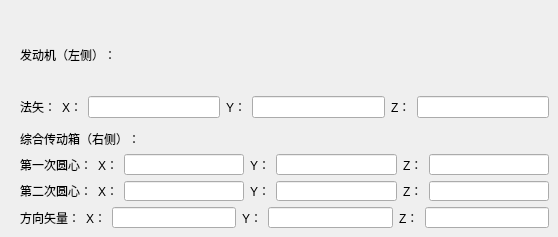
      <widget class="QWidget" name="tab_9">
       <attribute name="title">
        <string>工步1</string>
       </attribute>
       <widget class="QWidget" name="layoutWidget_10">
        <property name="geometry">
         <rect>
          <x>20</x>
          <y>130</y>
          <width>529</width>
          <height>98</height>
         </rect>
        </property>
        <layout class="QVBoxLayout" name="verticalLayout_17">
         <item>
          <widget class="QLabel" name="label_194">
           <property name="text">
            <string>综合传动箱（右侧）：</string>
           </property>
          </widget>
         </item>
         <item>
          <layout class="QHBoxLayout" name="horizontalLayout_48">
           <item>
            <widget class="QLabel" name="label_195">
             <property name="text">
              <string>第一次圆心：</string>
             </property>
            </widget>
           </item>
           <item>
            <widget class="QLabel" name="label_196">
             <property name="text">
              <string>X：</string>
             </property>
            </widget>
           </item>
           <item>
            <widget class="QLineEdit" name="StepOne_verticalSyntheticalDriveBox_First_center_x_Edit"/>
           </item>
           <item>
            <widget class="QLabel" name="label_197">
             <property name="text">
              <string>Y：</string>
             </property>
            </widget>
           </item>
           <item>
            <widget class="QLineEdit" name="StepOne_verticalSyntheticalDriveBox_First_center_y_Edit"/>
           </item>
           <item>
            <widget class="QLabel" name="label_198">
             <property name="text">
              <string>Z：</string>
             </property>
            </widget>
           </item>
           <item>
            <widget class="QLineEdit" name="StepOne_verticalSyntheticalDriveBox_First_center_z_Edit"/>
           </item>
          </layout>
         </item>
         <item>
          <layout class="QHBoxLayout" name="horizontalLayout_49">
           <item>
            <widget class="QLabel" name="label_199">
             <property name="text">
              <string>第二次圆心：</string>
             </property>
            </widget>
           </item>
           <item>
            <widget class="QLabel" name="label_200">
             <property name="text">
              <string>X：</string>
             </property>
            </widget>
           </item>
           <item>
            <widget class="QLineEdit" name="StepOne_verticalSyntheticalDriveBox_Second_center_x_Edit"/>
           </item>
           <item>
            <widget class="QLabel" name="label_201">
             <property name="text">
              <string>Y：</string>
             </property>
            </widget>
           </item>
           <item>
            <widget class="QLineEdit" name="StepOne_verticalSyntheticalDriveBox_Second_center_y_Edit"/>
           </item>
           <item>
            <widget class="QLabel" name="label_202">
             <property name="text">
              <string>Z：</string>
             </property>
            </widget>
           </item>
           <item>
            <widget class="QLineEdit" name="StepOne_verticalSyntheticalDriveBox_Second_center_z_Edit"/>
           </item>
          </layout>
         </item>
         <item>
          <layout class="QHBoxLayout" name="horizontalLayout_50">
           <item>
            <widget class="QLabel" name="label_203">
             <property name="text">
              <string>方向矢量：</string>
             </property>
            </widget>
           </item>
           <item>
            <widget class="QLabel" name="label_204">
             <property name="text">
              <string>X：</string>
             </property>
            </widget>
           </item>
           <item>
            <widget class="QLineEdit" name="StepOne_verticalSyntheticalDriveBox_directionVector_x_Edit"/>
           </item>
           <item>
            <widget class="QLabel" name="label_205">
             <property name="text">
              <string>Y：</string>
             </property>
            </widget>
           </item>
           <item>
            <widget class="QLineEdit" name="StepOne_verticalSyntheticalDriveBox_directionVector_y_Edit"/>
           </item>
           <item>
            <widget class="QLabel" name="label_206">
             <property name="text">
              <string>Z：</string>
             </property>
            </widget>
           </item>
           <item>
            <widget class="QLineEdit" name="StepOne_verticalSyntheticalDriveBox_directionVector_z_Edit"/>
           </item>
          </layout>
         </item>
        </layout>
       </widget>
       <widget class="QWidget" name="layoutWidget_19">
        <property name="geometry">
         <rect>
          <x>20</x>
          <y>20</y>
          <width>529</width>
          <height>98</height>
         </rect>
        </property>
        <layout class="QVBoxLayout" name="verticalLayout_18">
         <item>
          <widget class="QLabel" name="label_207">
           <property name="text">
            <string>发动机（左侧）：</string>
           </property>
          </widget>
         </item>
         <item>
          <layout class="QHBoxLayout" name="horizontalLayout_51">
           <item>
            <widget class="QLabel" name="label_208">
             <property name="text">
              <string>法矢：</string>
             </property>
            </widget>
           </item>
           <item>
            <widget class="QLabel" name="label_209">
             <property name="text">
              <string>X：</string>
             </property>
            </widget>
           </item>
           <item>
            <widget class="QLineEdit" name="StepOne_verticalEngine_normal_x_Edit"/>
           </item>
           <item>
            <widget class="QLabel" name="label_210">
             <property name="text">
              <string>Y：</string>
             </property>
            </widget>
           </item>
           <item>
            <widget class="QLineEdit" name="StepOne_verticalEngine_normal_y_Edit"/>
           </item>
           <item>
            <widget class="QLabel" name="label_211">
             <property name="text">
              <string>Z：</string>
             </property>
            </widget>
           </item>
           <item>
            <widget class="QLineEdit" name="StepOne_verticalEngine_normal_z_Edit"/>
           </item>
          </layout>
         </item>
        </layout>
       </widget>
      </widget>
